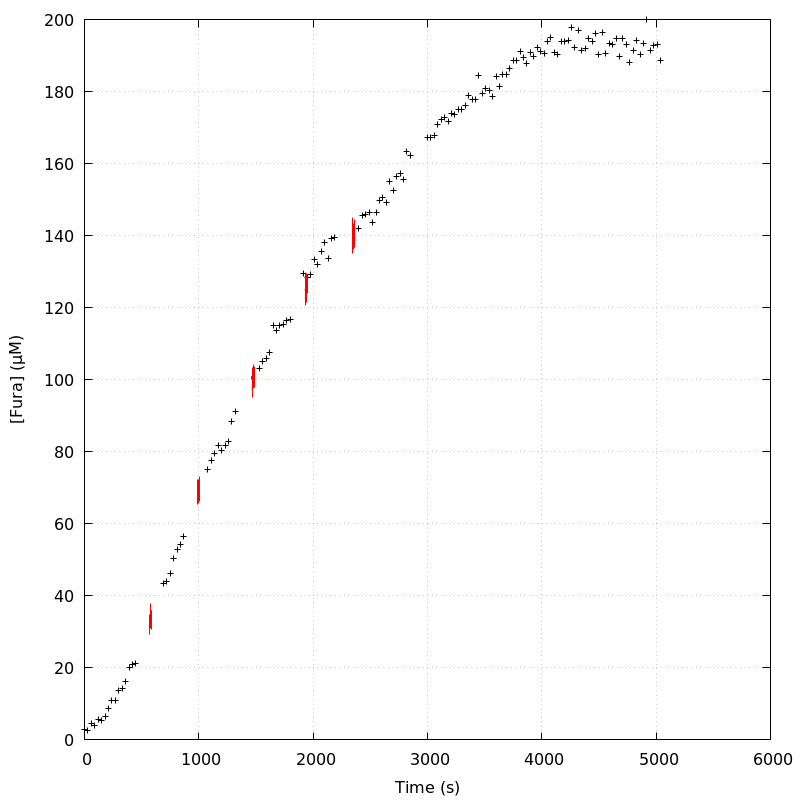

This chart was generated by the following gnuplot code:
unset key
set grid
set ylabel '[Fura] (µM)'
set xlabel 'Time (s)'
plot 'DA_130524_E4_aba_loading_curve' index 0 using 1:2 linecolor rgb 'black',\
'' index 1 using 1:2 with lines linecolor rgb 'red',\
'' index 2 using 1:2 with lines linecolor rgb 'red',\
'' index 3 using 1:2 with lines linecolor rgb 'red',\
'' index 4 using 1:2 with lines linecolor rgb 'red',\
'' index 5 using 1:2 with lines linecolor rgb 'red',\
